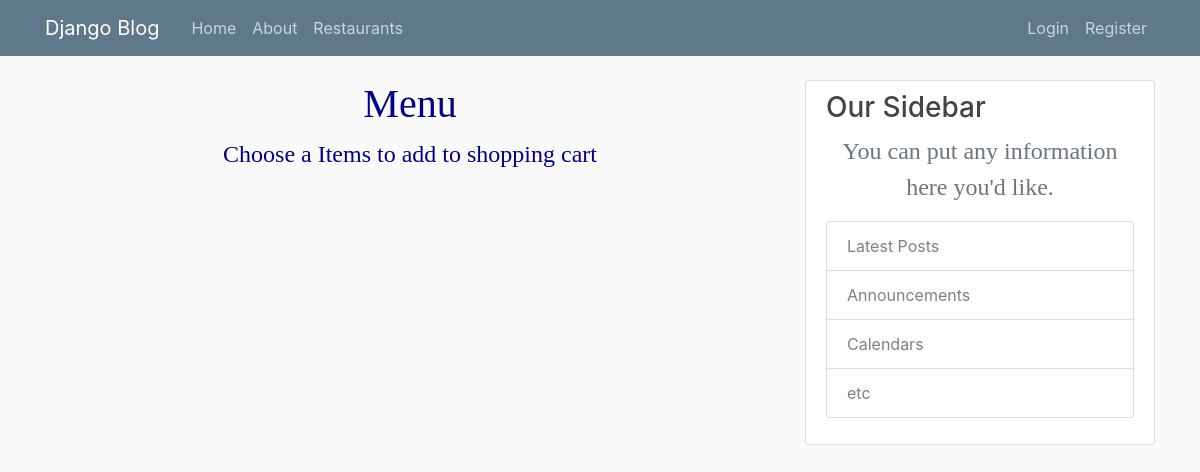
/menu/, run on an earlier commit of the app's database.
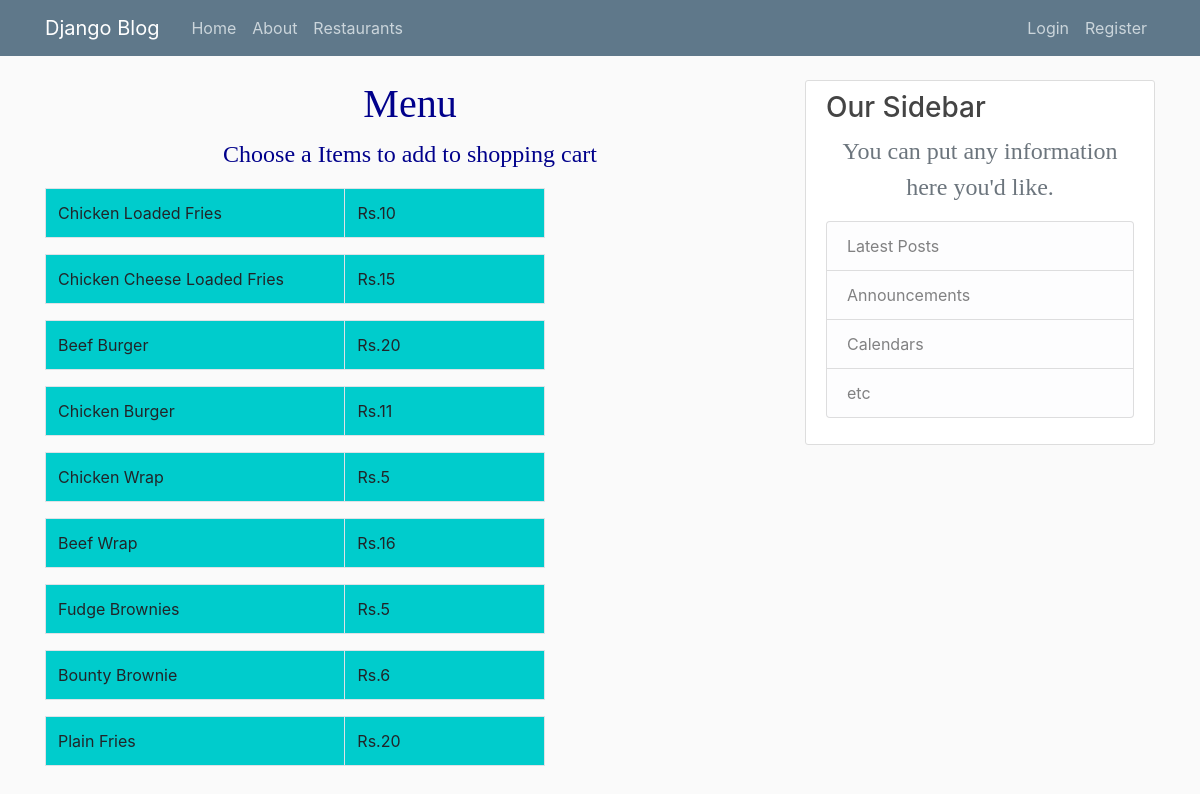
And on a later commit of the database.
### blog/models.py (models this page shows, shortened)
class Menu2(models.Model):
	name=models.CharField(max_length=100)
	price=models.IntegerField()
	restaurant=models.CharField(max_length=100)

### blog/views.py (the view)
# urls.py: path('menu/', views.menu, name='blog-menu'),
def menu(request):
	context2={
	'dishes':Menu2.objects.all(),
	'rests':Post1.objects.all()
	}
	return render(request, 'blog/menu.html',context2)

### blog/templates/blog/menu.html
{% extends "blog/base.html" %}
{%block content %}
<h1>Menu</h1>
<p> Choose a Items to add to shopping cart</p>
<div class="table table-hover">
      {% for dish in dishes  %}
          {% if dish.restaurant == 'Phillys' %}
  <table class="table table-bordered" style ="width: 500px; background-color: #00cccc;">
    <tbody>
      <tr>
        <td style ="width: 300px; background-color: #00cccc;">{{dish.name}}</td>
        <td style ="width: 200px; background-color: #00cccc;">Rs.{{dish.price}}</td>
      </tr>
    </tbody>
  </table>
    {% endif %}
  {% endfor %}
</div>
</body>
</html>
{% endblock content %}

### blog/templates/blog/base.html (shortened to what this page needs)
{%load static %}
<!DOCTYPE html>
<html>
<head>
    <link rel="stylesheet" href="https://stackpath.bootstrapcdn.com/bootstrap/4.3.1/css/bootstrap.min.css">
    <link rel="stylesheet" type="text/css" href="{% static 'blog/main.css' %}">
</head>
<body>
	<header class="site-header">
	  <nav class="navbar navbar-expand-md navbar-dark bg-steel fixed-top">
	    <div class="container">
	      <a class="navbar-brand mr-4" href="{% url 'blog-home' %}">Django Blog</a>
	      <div class="collapse navbar-collapse" id="navbarToggle">
	        <div class="navbar-nav mr-auto">
	          <a class="nav-item nav-link" href="{% url 'blog-home' %}">Home</a>
	          <a class="nav-item nav-link" href="{% url 'blog-about' %}">About</a>
	          <a class="nav-item nav-link" href="{% url 'blog-restaurants1' %}">Restaurants</a>
	        </div>
	        <div class="navbar-nav">
	        	{% if request.user.is_authenticated %}
	        		<p>Hello, {{ request.user.username }}</p>
	        		<a class="nav-item nav-link" href="{% url 'customers-logout' %}">Logout</a>
	        	{% else %}
	          <a class="nav-item nav-link" href="{% url 'customers-login' %}">Login</a>
	          <a class="nav-item nav-link" href="{% url 'customers-register' %}">Register</a>
	          {% endif %}
	        </div>
	      </div>
	    </div>
	  </nav>
	</header>
	<main role="main" class="container">
	  <div class="row">
	    <div class="col-md-8">
	      {% block content %}{% endblock %}
	    <div class="col-md-4">
	      <div class="content-section">
	        <h3>Our Sidebar</h3>
	        <p class='text-muted'>You can put any information here you'd like.
	          <ul class="list-group">
	            <li class="list-group-item list-group-item-light">Latest Posts</li>
	            <li class="list-group-item list-group-item-light">Announcements</li>
	            <li class="list-group-item list-group-item-light">Calendars</li>
	            <li class="list-group-item list-group-item-light">etc</li>
	          </ul>
	        </p>
	      </div>
	    </div>
</body>
</html>

### blog/static/blog/main.css (style rules this page uses)
body { background: #fafafa; color: #333333; margin-top: 5rem; }
h1, h2, h3, h4, h5, h6 { color: #444444; }
ul { margin: 0; }
body { background-image:url(https://cdn1.vectorstock.com/i/1000x1000/96/80/low-poly-aquamarine-color-vector-29209680.jpg); background-position: center; background-size: cover }
h1 { font-size: %300; text-align:center; color: darkblue; font-family: verdana }
p { color: darkblue; font-family: verdana; text-align: center; font-size: 150% }
.bg-steel { background-color: #5f788a; }
.site-header .navbar-nav .nav-link { color: #cbd5db; }
.content-section { background: #ffffff; padding: 10px 20px; border: 1px solid #dddddd; border-radius: 3px; margin-bottom: 20px; }

What changed in the data, as far as the page shows it:
added Menu2: name "Chicken Loaded Fries", price "10"
added Menu2: name "Chicken Cheese Loaded Fries", price "15"
added Menu2: name "Beef Burger", price "20"
added Menu2: name "Chicken Burger", price "11"
added Menu2: name "Chicken Wrap", price "5"
added Menu2: name "Beef Wrap", price "16"
added Menu2: name "Fudge Brownies", price "5"
added Menu2: name "Bounty Brownie", price "6"
added Menu2: name "Plain Fries", price "20"
